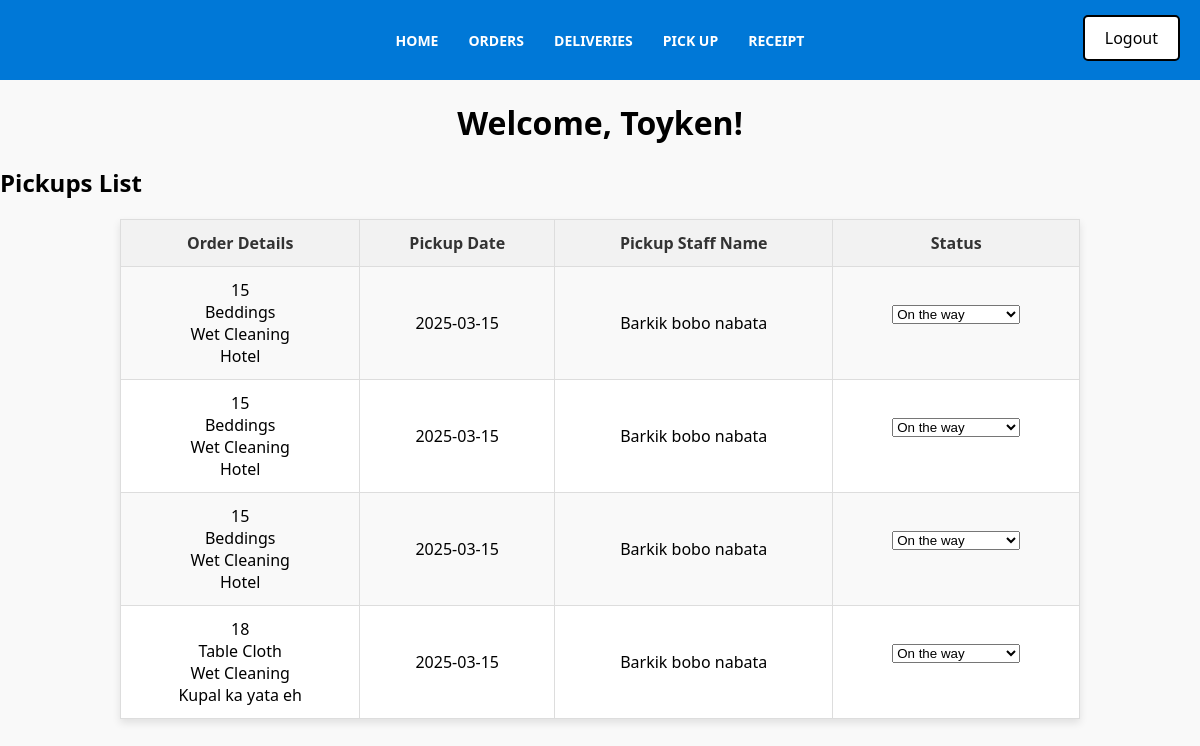
Screenshot of /htdocs/Pickups.php (signed in) with the database file from the repository.
### tables this page shows
CREATE TABLE `Pickups` (
  `Pickup_ID` int(11) NOT NULL AUTO_INCREMENT,
  `Date` date DEFAULT NULL,
  `Status` varchar(250) NOT NULL DEFAULT 'Ready for Pick up,On the way,  Picked up',
  `Pickup_staff_name` varchar(40) DEFAULT NULL,
  `Contact_info` varchar(11) DEFAULT NULL,
  `Order_ID` int(11) NOT NULL,
  `Admin_ID` int(11) NOT NULL,
  PRIMARY KEY (`Pickup_ID`),
  KEY `Orders_Pickups` (`Order_ID`),
  KEY `Admin_Pickups` (`Admin_ID`),
  CONSTRAINT `Admin_Pickups` FOREIGN KEY (`Admin_ID`) REFERENCES `Admin` (`Admin_ID`),
  CONSTRAINT `Orders_Pickups` FOREIGN KEY (`Order_ID`) REFERENCES `Orders` (`Order_ID`)
);

CREATE TABLE `Orders` (
  `Order_ID` int(11) NOT NULL AUTO_INCREMENT,
  `Order_date` date NOT NULL,
  `Laundry_type` varchar(40) NOT NULL,
  `Laundry_quantity` varchar(40) NOT NULL,
  `Cleaning_type` varchar(40) NOT NULL,
  `Place` varchar(40) NOT NULL,
  `Priority_number` varchar(40) NOT NULL,
  `Status` varchar(250) NOT NULL DEFAULT 'Pending,In Progress, Completed, To be Delivered, Out for Delivery, Delivered, Ready for Pick up',
  `User_ID` int(11) DEFAULT NULL,
  `Admin_ID` int(11) DEFAULT NULL,
  PRIMARY KEY (`Order_ID`),
  KEY `User_Orders` (`User_ID`),
  KEY `Admin_Orders` (`Admin_ID`),
  CONSTRAINT `Admin_Orders` FOREIGN KEY (`Admin_ID`) REFERENCES `Admin` (`Admin_ID`),
  CONSTRAINT `User_Orders` FOREIGN KEY (`User_ID`) REFERENCES `User` (`User_ID`)
);

### htdocs/Pickups.php (the view, shortened to what this page needs)
<?php
include("db_connect.php");
include("Menu.php");
include("Logout.php");
?>
<!DOCTYPE html>
<html lang="en">
<head>
    <link rel="stylesheet" href="home.css">
</head>
<body>
    <h1>Welcome, <?php echo htmlspecialchars($_SESSION['username']); ?>!</h1>
    <h2>Pickups List</h2>
    <table>
        <tr>
            <th>Order Details</th>
            <th>Pickup Date</th>
            <th>Pickup Staff Name</th>
            <th>Status</th>
        </tr>
        <?php
        $sql = "SELECT Pickups.*,
                       Orders.Laundry_type,
                       Orders.Laundry_quantity,
                       Orders.Cleaning_type,
                       Orders.Place
                FROM Pickups
                INNER JOIN Orders ON Pickups.Order_ID = Orders.Order_ID
                ORDER BY Pickups.Date ASC";
        $query = mysqli_query($conn, $sql);
        if (!$query) {
            echo "Error: " . mysqli_error($conn);
        } else {
            while ($row = mysqli_fetch_assoc($query)) {
                echo "<tr>";
                echo "<td>" . htmlspecialchars($row['Laundry_quantity']) . "<br>" .
                             htmlspecialchars($row['Laundry_type']) . "<br>" .
                             htmlspecialchars($row['Cleaning_type']) . "<br>" .
                             htmlspecialchars($row['Place']) . "</td>";
                echo "<td>" . htmlspecialchars($row["Date"]) . "</td>";
                echo "<td>" . htmlspecialchars($row["Pickup_staff_name"]) . "</td>";
                echo "<td>
                        <form method='POST'>
                            <input type='hidden' name='Pickup_ID' value='" . htmlspecialchars($row['Pickup_ID']) . "'>
                            <select name='status' onchange='this.form.submit()'>
                                <option value='Ready for Pick up' " . ($row['Status'] == 'Ready for Pick up' ? 'selected' : '') . ">Ready for Pick up</option>
                                <option value='In Progress' " . ($row['Status'] == 'On the way' ? 'selected' : '') . ">On the way</option>
                                <option value='Completed' " . ($row['Status'] == 'Picked up' ? 'selected' : '') . ">Picked up</option>
                            </select>
                        </form>
                      </td>";
                echo "</tr>";
            }
        }
        ?>
    </table>
</body>
</html>

### htdocs/home.css (style rules this page uses)
body { font-family: 'Segoe UI', Tahoma, Geneva, Verdana, sans-serif; background-color: #f9f9f9; margin: 0; padding: 0; }
h1 { text-align: center; color: black; }
table { width: 80%; margin: 0 auto; border-collapse: collapse; background-color: #fff; box-shadow: 0 4px 8px rgba(0, 0, 0, 0.1); }
table th, table td { padding: 12px; text-align: center; border: 1px solid #ddd; }
table th { background-color: #f2f2f2; font-weight: bold; color: #333; }
table tr:nth-child(even) { background-color: #f9f9f9; }

### htdocs/Menu.php (style rules this page uses)
body { font-family: 'Segoe UI', Tahoma, Geneva, Verdana, sans-serif; margin: 0; padding: 0; }

### rows the page displays
pickups: Order_ID.Laundry_quantity "15", Order_ID.Laundry_type "Beddings", Order_ID.Cleaning_type "Wet Cleaning", Order_ID.Place "Hotel", Date "2025-03-15", Pickup_staff_name "Barkik bobo nabata", status "On the way"
pickups: Order_ID.Laundry_quantity "15", Order_ID.Laundry_type "Beddings", Order_ID.Cleaning_type "Wet Cleaning", Order_ID.Place "Hotel", Date "2025-03-15", Pickup_staff_name "Barkik bobo nabata", status "On the way"
pickups: Order_ID.Laundry_quantity "15", Order_ID.Laundry_type "Beddings", Order_ID.Cleaning_type "Wet Cleaning", Order_ID.Place "Hotel", Date "2025-03-15", Pickup_staff_name "Barkik bobo nabata", status "On the way"
pickups: Order_ID.Laundry_quantity "18", Order_ID.Laundry_type "Table Cloth", Order_ID.Cleaning_type "Wet Cleaning", Order_ID.Place "Kupal ka yata eh", Date "2025-03-15", Pickup_staff_name "Barkik bobo nabata", status "On the way"

### other values shown
$_SESSION['username'] "Toyken"
